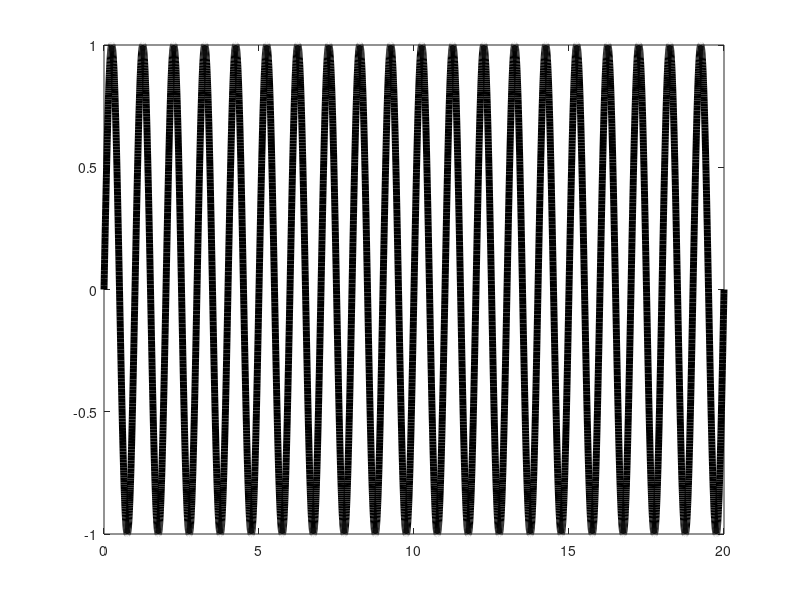

MATLAB code for this plot: (Note: this script raises an error after producing the figure.)
clc
clear
close all

printfigure = 1;

N = 8192;
T = 20;
t = 0 : T/(N-1) : T;
x = sin(2*pi*t);

plot(t,x,'k-','LineWidth',5)
setplt('Function','$t$','$x$','function',printfigure)

Phi_wt = DWT(N,'haar');
Phi_iwt = Phi_wt^-1;

y_wt = Phi_wt * x';
[y2,y2l] = wavedec(x,log2(N),'haar');

figure
plot(-y_wt,'r.')
xlim([0 2048])
setplt('','$n$','$z$','Wavelet Matrix',printfigure)
figure
plot(y2,'b.')
xlim([0 2048])
setplt('','$n$','$z$','Wavelet Transformation',printfigure)
 close all
